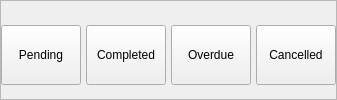
                   <widget class="QFrame" name="pendingCompletedBtn">
                    <property name="sizePolicy">
                     <sizepolicy hsizetype="Preferred" vsizetype="Expanding">
                      <horstretch>0</horstretch>
                      <verstretch>0</verstretch>
                     </sizepolicy>
                    </property>
                    <property name="styleSheet">
                     <string notr="true"/>
                    </property>
                    <property name="frameShape">
                     <enum>QFrame::StyledPanel</enum>
                    </property>
                    <property name="frameShadow">
                     <enum>QFrame::Raised</enum>
                    </property>
                    <layout class="QHBoxLayout" name="horizontalLayout_26">
                     <property name="spacing">
                      <number>5</number>
                     </property>
                     <property name="leftMargin">
                      <number>0</number>
                     </property>
                     <property name="topMargin">
                      <number>15</number>
                     </property>
                     <property name="rightMargin">
                      <number>0</number>
                     </property>
                     <property name="bottomMargin">
                      <number>5</number>
                     </property>
                     <item>
                      <widget class="QPushButton" name="pendingBtn">
                       <property name="sizePolicy">
                        <sizepolicy hsizetype="Expanding" vsizetype="Expanding">
                         <horstretch>0</horstretch>
                         <verstretch>0</verstretch>
                        </sizepolicy>
                       </property>
                       <property name="maximumSize">
                        <size>
                         <width>16777215</width>
                         <height>60</height>
                        </size>
                       </property>
                       <property name="styleSheet">
                        <string notr="true"/>
                       </property>
                       <property name="text">
                        <string>Pending</string>
                       </property>
                      </widget>
                     </item>
                     <item>
                      <widget class="QPushButton" name="completedBtn">
                       <property name="sizePolicy">
                        <sizepolicy hsizetype="Expanding" vsizetype="Expanding">
                         <horstretch>0</horstretch>
                         <verstretch>0</verstretch>
                        </sizepolicy>
                       </property>
                       <property name="maximumSize">
                        <size>
                         <width>16777215</width>
                         <height>60</height>
                        </size>
                       </property>
                       <property name="styleSheet">
                        <string notr="true"/>
                       </property>
                       <property name="text">
                        <string>Completed</string>
                       </property>
                      </widget>
                     </item>
                     <item>
                      <widget class="QPushButton" name="overdueBtn">
                       <property name="sizePolicy">
                        <sizepolicy hsizetype="Expanding" vsizetype="Expanding">
                         <horstretch>0</horstretch>
                         <verstretch>0</verstretch>
                        </sizepolicy>
                       </property>
                       <property name="maximumSize">
                        <size>
                         <width>16777215</width>
                         <height>60</height>
                        </size>
                       </property>
                       <property name="styleSheet">
                        <string notr="true"/>
                       </property>
                       <property name="text">
                        <string>Overdue</string>
                       </property>
                      </widget>
                     </item>
                     <item>
                      <widget class="QPushButton" name="cancelledBtn">
                       <property name="sizePolicy">
                        <sizepolicy hsizetype="Expanding" vsizetype="Expanding">
                         <horstretch>0</horstretch>
                         <verstretch>0</verstretch>
                        </sizepolicy>
                       </property>
                       <property name="maximumSize">
                        <size>
                         <width>16777215</width>
                         <height>60</height>
                        </size>
                       </property>
                       <property name="styleSheet">
                        <string notr="true"/>
                       </property>
                       <property name="text">
                        <string>Cancelled</string>
                       </property>
                      </widget>
                     </item>
                    </layout>
                   </widget>
